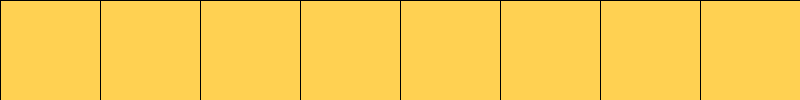
Frame 1 (no input)
Frame 60 (the mouse pressed at the canvas centre just before this capture): identical to frame 1, image omitted
Frame 120 (the mouse held since frame 60 and released just before this capture): identical to frame 1, image omitted

The Processing sketch that drew this single still picture (run headless with seeded random() and noise(); from frame 60 on, the mouse is pressed at the canvas centre):

// Processing sketch: week03_2
// ── week03_2.pde
//week03-2 好玩的程式設計 processing 結合 for()+if()
//ctrl-n 開新程式視窗
void setup() {
  size(800, 100);
}
void draw() {
  background(#FFD152);
  for (int x = 0; x<800; x+=100) {//x=0,100,200,...
    if (x< mouseX && mouseX < x + 100) fill(0, 255, 0);
    else fill(#FFD152);//依照mouseX位置，決定色彩
    rect(x, 0, 100, 100);
  }
}
